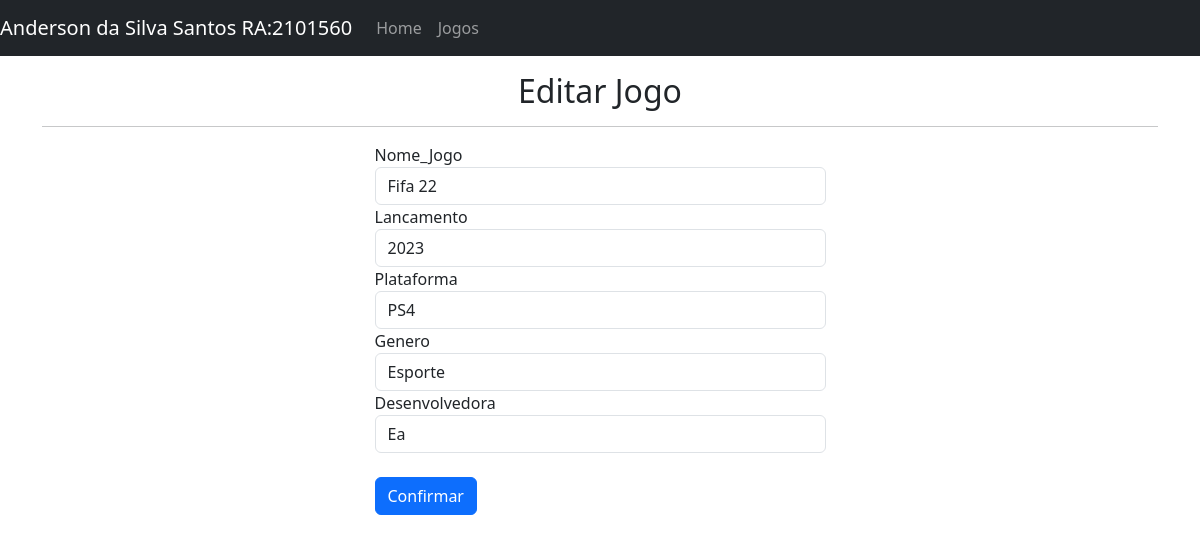
/edit_game/2, run on the app's committed database.
### tables this page shows
CREATE TABLE registro_jogo (
    ID INTEGER PRIMARY KEY AUTOINCREMENT,
    NOME_JOGO TEXT,
    LANCAMENTO TEXT,
    PLATAFORMA TEXT,
    GENERO TEXT,
    DESENVOLVEDORA TEXT
);

### jogos.py (the view, shortened to what this page needs)
@app.route("/edit_game/<string:id>", methods=["POST","GET"])
def edit_game(id):
    con = sql.connect ('registro_jogo.db')
    con.row_factory=sql.Row
    cur = con.cursor()
    cur.execute("select * from registro_jogo where ID=?", (id))
    data=cur.fetchone()
    return render_template("edit_game.html", datas=data)

### templates/edit_game.html (shortened to what this page needs)
{% extends 'layout.html' %}
{% block body %}
<h2 style="text-align: center;">Editar Jogo</h2>
    <hr>
<div class="row">
    <div class="col-5 mx-auto">
        <form method="post" action="{{url_for('edit_game', id=datas.ID)}}">
            <div class="form-group">
                <label>Nome_Jogo</label>
                <input type="text" name="nome_jogo" required class="form-control" value="{{datas.NOME_JOGO}}">
            </div>
            <div class="form-group">
                <label>Lancamento</label>
                <input type="text" name="lancamento" required class="form-control" value="{{datas.LANCAMENTO}}">
            </div>
            <div class="form-group">
                <label>Plataforma</label>
                <input type="text" name="plataforma" required class="form-control" value="{{datas.PLATAFORMA}}">
            </div>
            <div class="form-group">
                <label>Genero</label>
                <input type="text" name="genero" required class="form-control" value="{{datas.GENERO}}">
            </div>
            <div class="form-group">
                <label>Desenvolvedora</label>
                <input type="text" name="desenvolvedora" required class="form-control" value="{{datas.DESENVOLVEDORA}}">
            </div>
            <input type="submit" value="Confirmar" class="btn btn-primary">
        </form>
    </div>
</div>
{% endblock %}

### data on the page
registro_jogo: nome_jogo "Fifa 22", lancamento "2023", plataforma "PS4", genero "Esporte", desenvolvedora "Ea"
